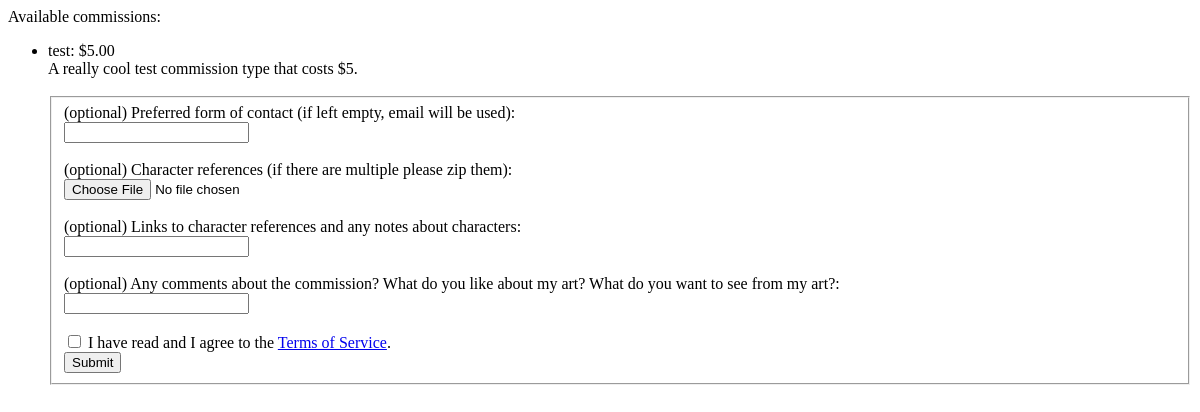
/commission/, run on an earlier commit of the app's database.
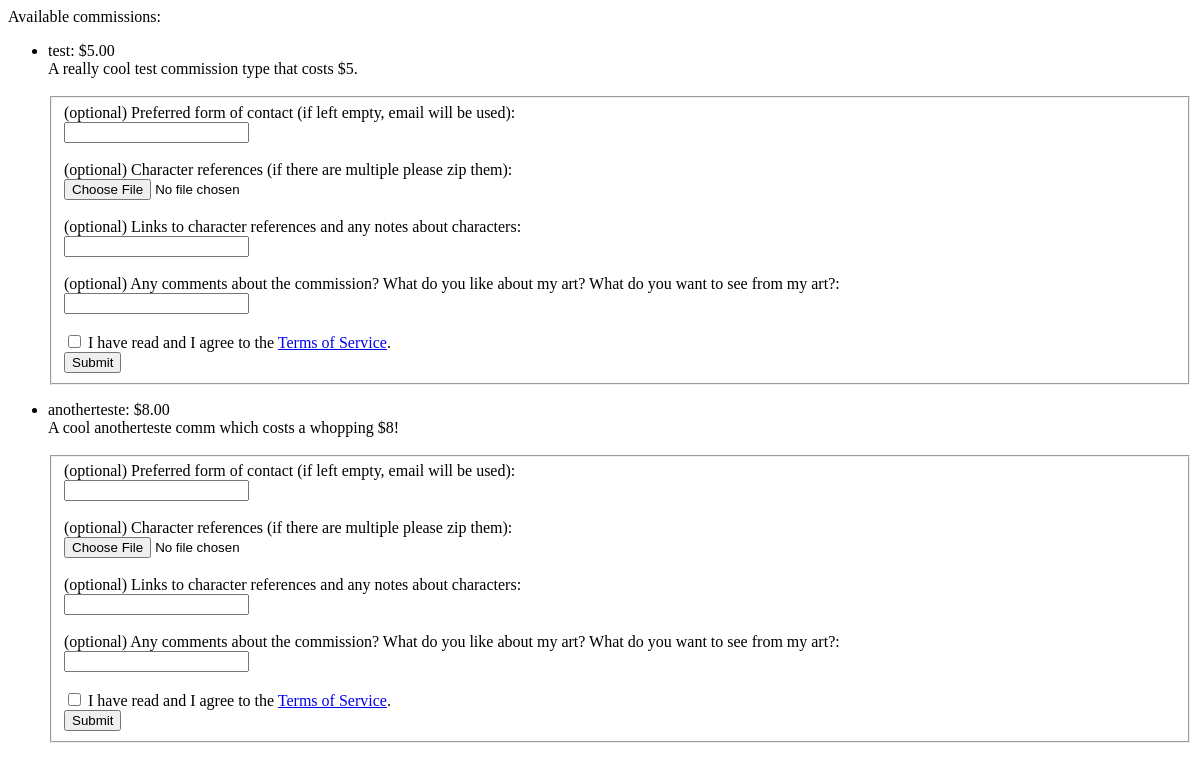
And on a later commit of the database.
### commissions/models.py (models this page shows, shortened)
class CommType(models.Model):
    name = models.CharField(max_length=80)
    description = models.CharField(max_length=220)
    price = models.PositiveIntegerField()
    active = models.BooleanField(default=False)

### commissions/views.py (the view)
# urls.py: path('commission/', views.commission, name='commission'),
def commission(request):
    active_commtypes_list = CommType.objects.filter(active=True).order_by('price')
    context = {'active_commtypes_list': active_commtypes_list,}
    return render(request, 'commissions/commission.html', context)

### commissions/templatetags/comms_math.py (called while the page is built)
@register.filter
def idiv(value, arg):
    return value // arg

@register.filter
def bitmask(value, arg):
    return value & arg

### commissions/templates/commissions/commission.html (shortened to what this page needs)
{% load comms_math %}
{% if active_commtypes_list %}
<ul>
    {% for commtype in active_commtypes_list %}
    <li>
        {{ commtype.name }}: ${{ commtype.price|idiv:100 }}.{{ commtype.price|bitmask:3|stringformat:"02d" }} <br>
        {{ commtype.description }} <br><br>
        <form action="{% url 'commissions:submit' %}" method="post">
        <fieldset>
            <label for="contact{{commtype.id}}">
                (optional) Preferred form of contact (if left empty, email will be used):
            </label><br>
            <input type="text" name="contact" id="contact{{commtype.id}}" /><br><br>
            <label for="file{{commtype.id}}">
                (optional) Character references
                (if there are multiple please zip them):
            </label><br>
            <input type="file" name="file" id="file{{commtype.id}}" /><br><br>
            <label for="charnotes{{commtype.id}}">
                (optional) Links to character references and
                any notes about characters:
            </label><br>
            <input type="text" name="charnotes" id="charnotes{{commtype.id}}" /><br><br>
            <label for="comments{{commtype.id}}">
                (optional) Any comments about the commission?
                What do you like about my art?
                What do you want to see from my art?:
            </label><br>
            <input type="text" name="comments" id="comments{{commtype.id}}" /><br><br>
            <input type="checkbox" name="tos" id="tos{{commtype.id}}" />
            <label for="tos{{commtype.id}}">
                I have read and I agree to the <a href="{% url 'commissions:tos' %}">Terms of Service</a>.
            </label><br>
            <input type="submit" />
        </fieldset>
        </form>
    </li>
    {% endfor %}
</ul>
{% else %}
Commissions aren't open right now, sorry!
{% endif %}

What changed in the data, as far as the page shows it:
added CommType: name "anotherteste", price|idiv "8", price|bitmask "00", description "A cool anotherteste comm which costs a whopping $8!"
